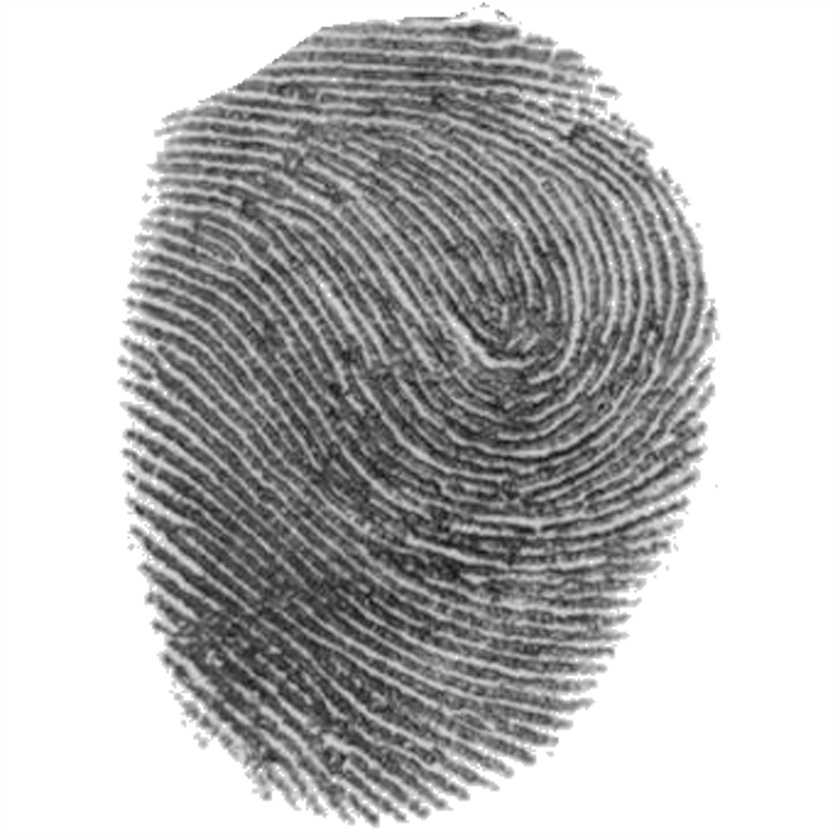
#> input picture Prova/digital.jpeg, 840 x 840 px, shrunk from 1000 x 1000 before the run
$ python prova_teste_q1.py   (older library calls are emulated)
#> lines starting #> are read from the running program, lines starting #| are printed output that depends on the picture; after the words box and inside, x2 and y2 are one past the last pixel; in counts of white or black regions, pixels touching at a corner belong together
### Trabalho3/trabalho3.py
# -*- coding: iso-8859-15 -*-

import numpy as np
import cv2

# Calculando método OTSU
# [26 lines left out: function calcular_otsu_threshold, not called in this run]

# Aplicando threshold
def aplicar_threshold(imagem, threshold):
    nova_imagem = np.copy(imagem)

    preto = np.abs(nova_imagem) < threshold
    nova_imagem[preto] = 0
    branco = np.abs(nova_imagem) > threshold
    nova_imagem[branco] = 255

    return nova_imagem

# Aplicando correção de contraste
# [19 lines left out: function aplicar_correcao_contraste_linear, not called in this run]

"""
REFERÊNCIAS:
http://docs.opencv.org/3.1.0/d1/db7/tutorial_py_histogram_begins.html
https://docs.scipy.org/doc/numpy/reference/generated/numpy.histogram.html
http://wiki.icmc.usp.br/images/b/bb/Otsu_e_derivadas.pdf
http://www2.ic.uff.br/~aconci/OtsuTexto.pdf
"""

### Prova/prova_q1.py
# -*- coding: iso-8859-15 -*-

import numpy as np


# Definindo Filtro
def filtro_passa_baixa_butterworth(tamanho, d0, n):
    largura, altura = tamanho[0], tamanho[1]
    (u, v) = np.meshgrid(range(altura), range(largura))
    d = np.sqrt((u - altura / 2) ** 2 + (v - largura / 2) ** 2)

    return 1 / (1 + d / d0 ** 2 * n)


def filtro_passa_alta_butterworth(tamanho, d0, n):
    filtro = filtro_passa_baixa_butterworth(tamanho, d0, n)

    filtro = 1 - filtro

    return filtro

"""
REFERÊNCIAS:
http://iris.sel.eesc.usp.br/sel5895/Aula%207%20-%20Processamento%20do%20Dominio%20da%20Frequencia.pdf
http://docs.opencv.org/3.0-beta/doc/py_tutorials/py_imgproc/py_transforms/py_fourier_transform/py_fourier_transform.html
http://adessowiki.fee.unicamp.br/adesso/wiki/ia636-2009/lionisEX09/edit/
"""

### Prova/prova_teste_q1.py
# -*- coding: iso-8859-15 -*-

import cv2
import numpy as np
from matplotlib import pyplot as plt
import prova_q1 as p
import sys
import os
sys.path.append(os.path.dirname(os.path.realpath(__file__)) + "/../Trabalho3")
import trabalho3 as t3

# Importa a imagem
imagem = cv2.imread('digital.jpeg', cv2.CV_LOAD_IMAGE_GRAYSCALE)
#> imagem is the input picture: shape (840, 840); min 17, max 255, mean 186.3

max = 4

for n in range(1, max):
    # Aplica Fourier no domínio de frequência
    fourier = np.fft.fft2(imagem)
    componente_dc = np.fft.fftshift(fourier)
    espectro_fourier = 20 * np.log(np.abs(componente_dc))

    mascara = p.filtro_passa_alta_butterworth((imagem.shape[1], imagem.shape[0]), 50, n)

    componente_dc = mascara * componente_dc

    retorno_componente_dc = np.fft.ifftshift(componente_dc)
    inversa_fourier = np.fft.ifft2(retorno_componente_dc)
    inversa_fourier = np.abs(inversa_fourier)

    imagem_final = t3.aplicar_threshold(inversa_fourier, 1)

    plt.subplot(max, 5, (n-1)*5+1), plt.imshow(imagem, cmap='gray')
    plt.title("Imagem de entrada N:{}".format(n)), plt.xticks([]), plt.yticks([])
    plt.subplot(max, 5, (n-1)*5+2), plt.imshow(espectro_fourier, cmap='gray')
    plt.title('Transformada de Fourier'), plt.xticks([]), plt.yticks([])
    plt.subplot(max, 5, (n-1)*5+3), plt.imshow(mascara, cmap='gray')
    plt.title('Filtro Passa Alta Butterworth'), plt.xticks([]), plt.yticks([])
    plt.subplot(max, 5, (n-1)*5+4), plt.imshow(inversa_fourier, cmap='gray')
    plt.title('Imagem com filtro'), plt.xticks([]), plt.yticks([])
    plt.subplot(max, 5, (n-1)*5+5), plt.imshow(imagem_final, cmap='gray')
    plt.title('Imagem final'), plt.xticks([]), plt.yticks([])
#> this loop made 3 passes
#> pass 1, `espectro_fourier = 20 * np.log(np.abs(componente_dc))`:
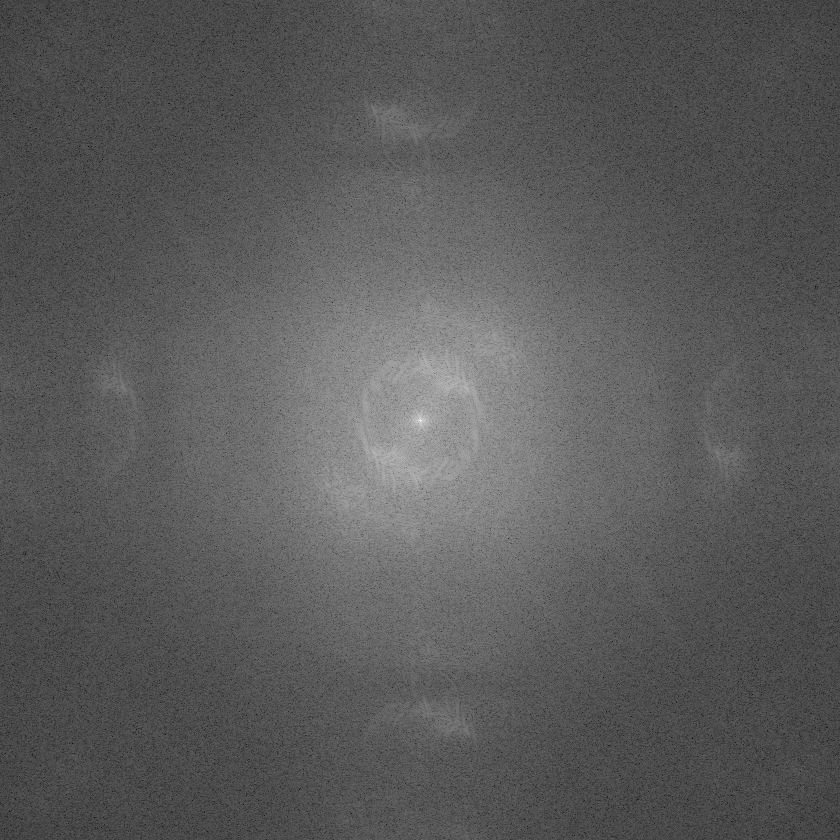
#> espectro_fourier: shape (840, 840) float64; min 4.89, max 373.9, mean 136.3; drawn with min black and max white
#> pass 1, `inversa_fourier = np.abs(inversa_fourier)`:
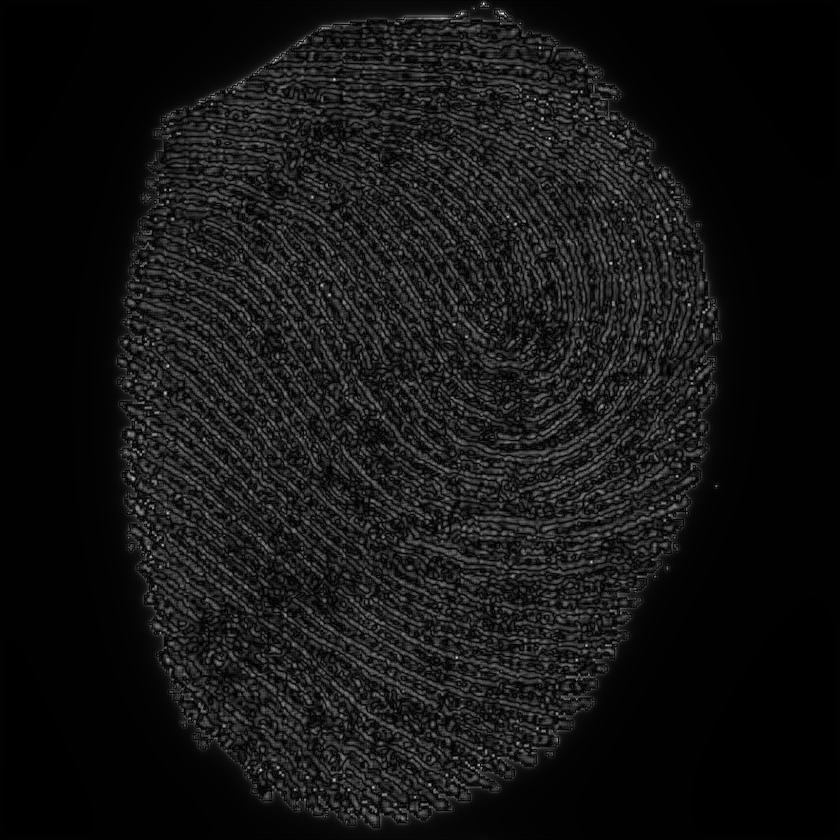
#> inversa_fourier: shape (840, 840) float64; min 1.56e-06, max 5.12, mean 0.424; drawn with min black and max white
#> pass 1, in aplicar_threshold, `preto = np.abs(nova_imagem) < threshold`:
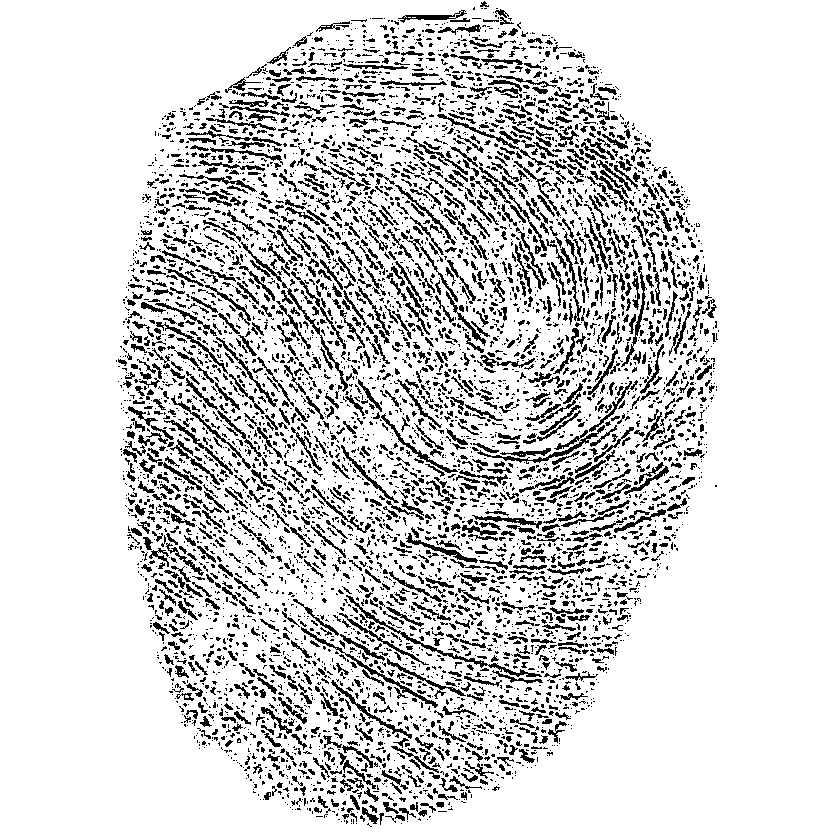
#> preto: shape (840, 840) bool; 84.4% white; black in thin lines or dots, all inside (x1, y1, x2, y2) = (116, 1, 719, 827)

plt.show()
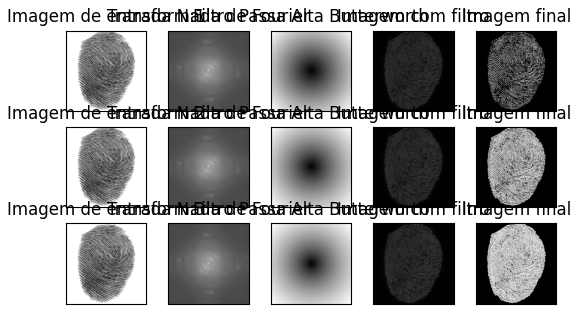
#> figure drawn by matplotlib, 15 panels

$ run again, with Prova/arroz.tif saved as Prova/digital.jpeg
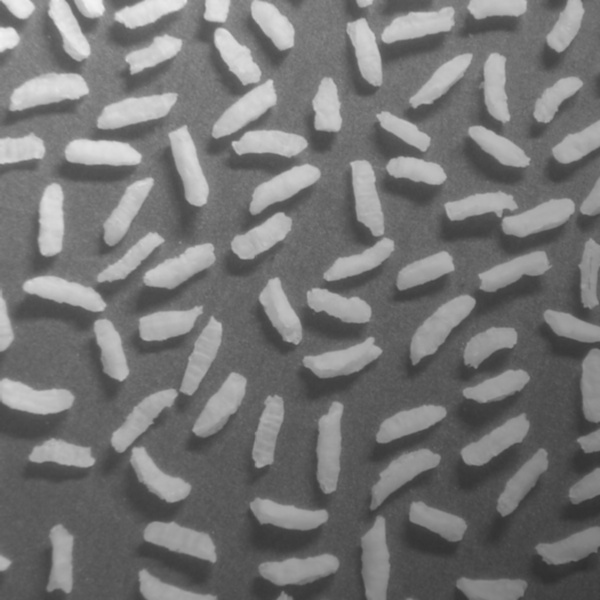
#> input picture Prova/arroz.tif, 600 x 600 px
#> imagem is the input picture: shape (600, 600); min 47, max 243, mean 116.4
#> the loop `for n in range(1, max):` made 3 passes
#> pass 1, `inversa_fourier = np.abs(inversa_fourier)`:
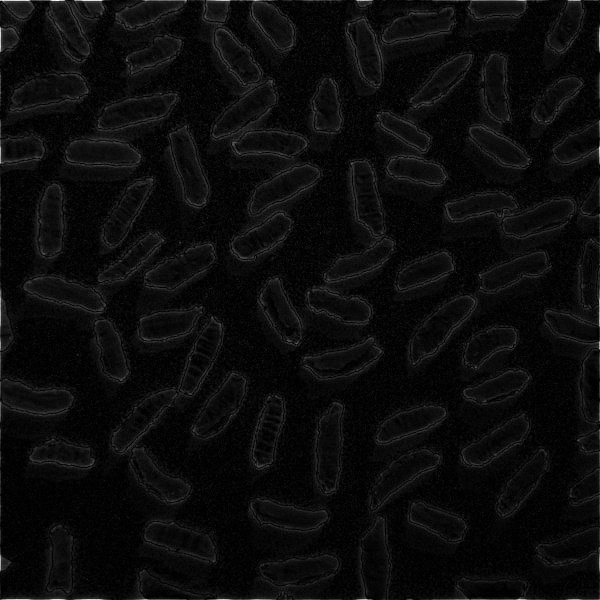
#> inversa_fourier: shape (600, 600) float64; min 7.07e-09, max 4.96, mean 0.235; drawn with min black and max white
#> pass 1, in aplicar_threshold, `preto = np.abs(nova_imagem) < threshold`:
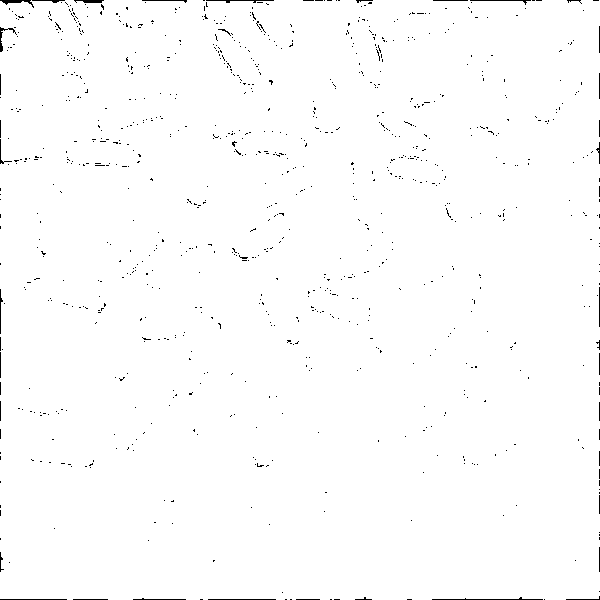
#> preto: shape (600, 600) bool; 99% white; black in thin lines or dots
